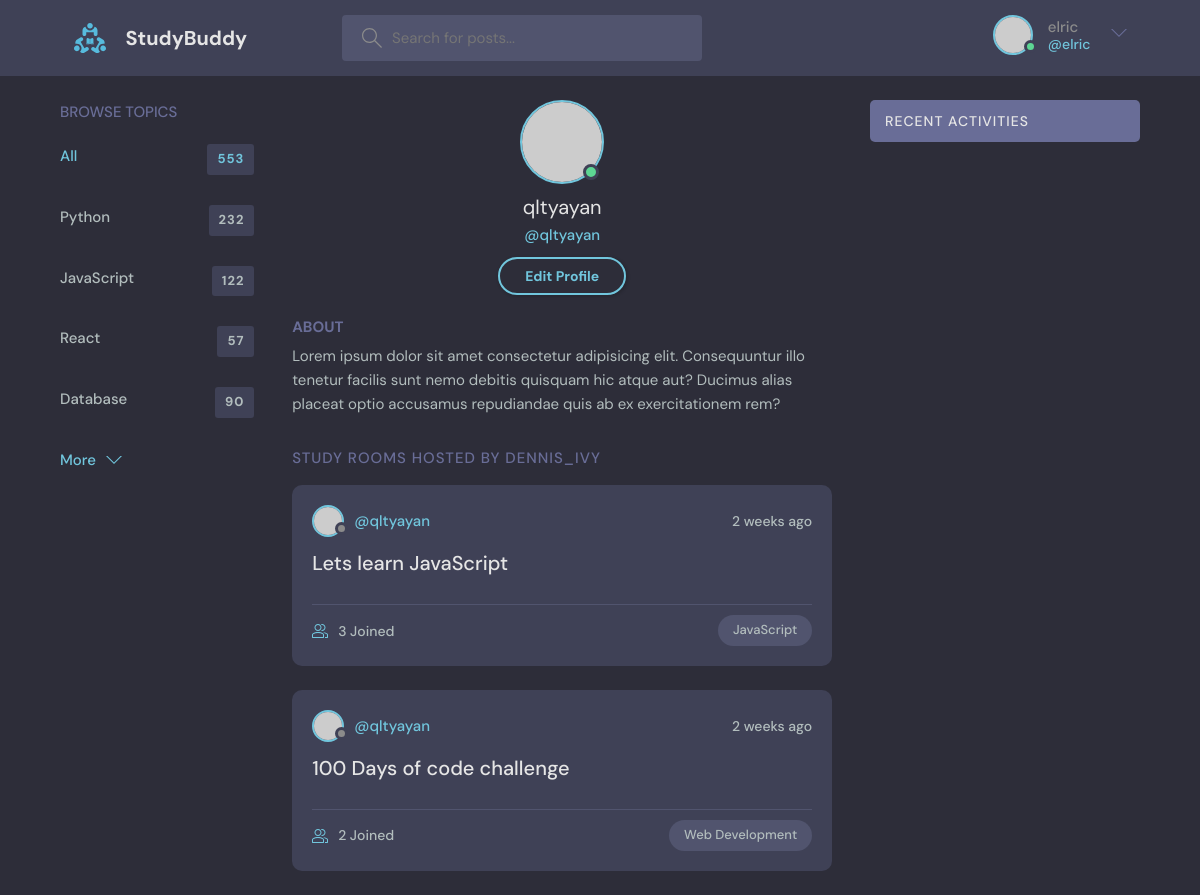
The page /profile/1/ (signed in) on the database its author committed.
### base/models.py (models this page shows, shortened)
class Room(models.Model):
    host =  models.ForeignKey(User, on_delete = models.SET_NULL, null=True)
    topic = models.ForeignKey(Topic, on_delete = models.SET_NULL, null=True)
    name = models.CharField(max_length=200)
    description = models.TextField(null=True, blank=True)
    participants = models.ManyToManyField(User, related_name='participants', blank=True)
    update = models.DateTimeField(auto_now=True) # will be used in the class Meta
    created = models.DateTimeField(auto_now_add=True) # will be used in the class Meta
    class Meta:
        ordering = ['-update', '-created'] #with "-" means updated order

class Topic(models.Model):
    name=models.CharField(max_length=200)

### base/views.py (the view)
# urls.py: path('profile/<str:pk>/', views.userProfile, name='user-profile'),
def userProfile(request, pk):
    user = User.objects.get(id=pk)
    rooms = user.room_set.all()
    room_message = user.message_set.all()
    topics= Topic.objects.all()
    context={'user':user, 'rooms':rooms, 'room_messae':room_message, 'topics':topics}
    return render(request, 'base/profile.html', context)

### base/templates/base/profile.html
{% extends 'main.html' %}
{% block content %}
<main class="profile-page layout layout--3">
    <div class="container">
        <div class="topics">
            <div class="topics__header">
                <h2>Browse Topics</h2>
            </div>
            <ul class="topics__list">
                <li>
                    <a href="/" class="active">All <span>553</span></a>
                </li>
                <li>
                    <a href="/">Python <span>232</span></a>
                </li>
                <li>
                    <a href="/">JavaScript <span>122</span></a>
                </li>
                <li>
                    <a href="/">React <span>57</span></a>
                </li>
                <li>
                    <a href="/">Database <span>90</span></a>
                </li>
            </ul>
            <button class="btn btn--link" href="/">
                More
                <svg version="1.1" xmlns="http://www.w3.org/2000/svg" width="32" height="32" viewBox="0 0 32 32">
                    <title>chevron-down</title>
                    <path d="M16 21l-13-13h-3l16 16 16-16h-3l-13 13z"></path>
                </svg>
            </button>
        </div>
        <div class="roomList">
            <div class="profile">
                <div class="profile__avatar">
                    <div class="avatar avatar--large active">
                        <img src="https://randomuser.me/api/portraits/men/11.jpg" />
                    </div>
                </div>
                <div class="profile__info">
                    <h3>{{user.username}}</h3>
                    <p>@{{user.username}}</p>
                    <a href="edit-user.html" class="btn btn--main btn--pill">Edit Profile</a>
                </div>
                <div class="profile__about">
                    <h3>About</h3>
                    <p>
                        Lorem ipsum dolor sit amet consectetur adipisicing elit. Consequuntur illo tenetur
                        facilis sunt nemo debitis quisquam hic atque aut? Ducimus alias placeat optio
                        accusamus repudiandae quis ab ex exercitationem rem?
                    </p>
                </div>
            </div>
            <div class="roomList__header">
                <div>
                    <h2>Study Rooms Hosted by dennis_ivy</a>
                    </h2>
                </div>
            </div>
            {% include 'base/feed_components.html' %}
        </div>
        {% include 'base/activity_components.html' %}
    </div>
</main>
{% endblock content %}

### templates/navbar.html (shortened to what this page needs)
{% load static %}
<header class="header header--loggedIn">
    <div class="container">
        <a href="{% url 'home' %}" class="header__logo">
            <img src="{% static 'images/logo.svg' %}" />
            <h1>StudyBuddy</h1>
        </a>
        <form class="header__search" method="GET" action="{% url 'home' %}">
            <label>
                <input name="q" placeholder="Search for posts..." />
            </label>
        </form>
        <nav class="header__menu">
            {% if request.user.is_authenticated %}
            <div class="header__user">
                <a href="profile.html">
                    <div class="avatar avatar--medium active">
                        <img src="https://randomuser.me/api/portraits/men/37.jpg" />
                    </div>
                    <p>{{request.user.username}}<span>@{{request.user.username}}</span></p>
                </a>
                <button class="dropdown-button">
                    <svg version="1.1" xmlns="http://www.w3.org/2000/svg" width="32" height="32" viewBox="0 0 32 32">
                        <title>chevron-down</title>
                        <path d="M16 21l-13-13h-3l16 16 16-16h-3l-13 13z"></path>
                    </svg>
                </button>
            </div>
            {% else%}
            <a href="{% url 'login' %}">
                <img src="{% static 'images/avatar.svg' %}" />
                <p>Login</p>
            </a>
            {% endif %}
        </nav>
    </div>
</header>

### base/templates/base/feed_components.html (shortened to what this page needs)
{% for room in rooms %}
<div class="roomListRoom">
    <div class="roomListRoom__header">
        <a href="{% url 'user-profile' room.host.id %}" class="roomListRoom__author">
            <div class="avatar avatar--small">
                <img src="https://randomuser.me/api/portraits/women/11.jpg" />
            </div>
            <span>@{{room.host.username}}</span>
        </a>
        <div class="roomListRoom__actions">
            <span>{{room.created|timesince}} ago</span>
        </div>
    </div>
    <div class="roomListRoom__content">
        <a href="{% url 'room' room.id %}">{{room.name}}</a>
    </div>
    <div class="roomListRoom__meta">
        <a href="{% url 'room' room.id %}" class="roomListRoom__joined">
            {{room.participants.all.count}} Joined
        </a>
        <p class="roomListRoom__topic">{{room.topic.name}}</p>
    </div>
</div>
{% endfor %}

### rows shown on the page
Room: host.username "qltyayan", created "2 weeks", name "Lets learn JavaScript", participants.all.count "3", topic.name "JavaScript"
Room: host.username "qltyayan", created "2 weeks", name "100 Days of code challenge", participants.all.count "2", topic.name "Web Development"

### other values the page prints
{{ request.user.username }} "elric"
{{ user.username }} "qltyayan"
